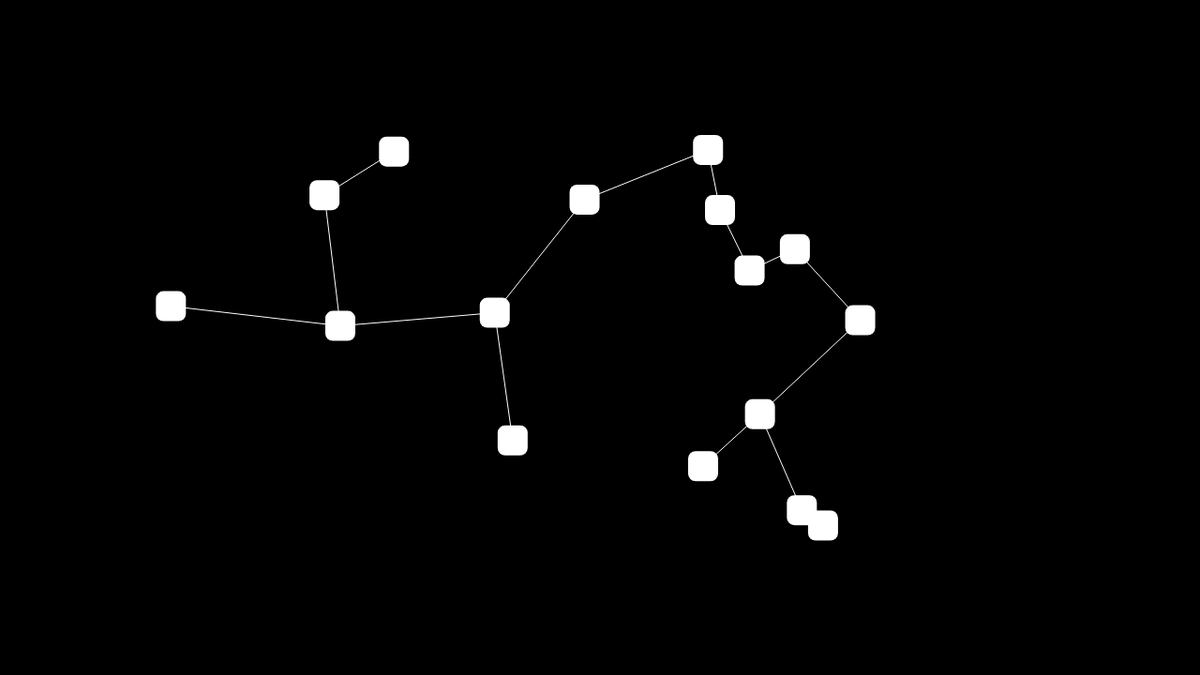
Frame 1 (no input)
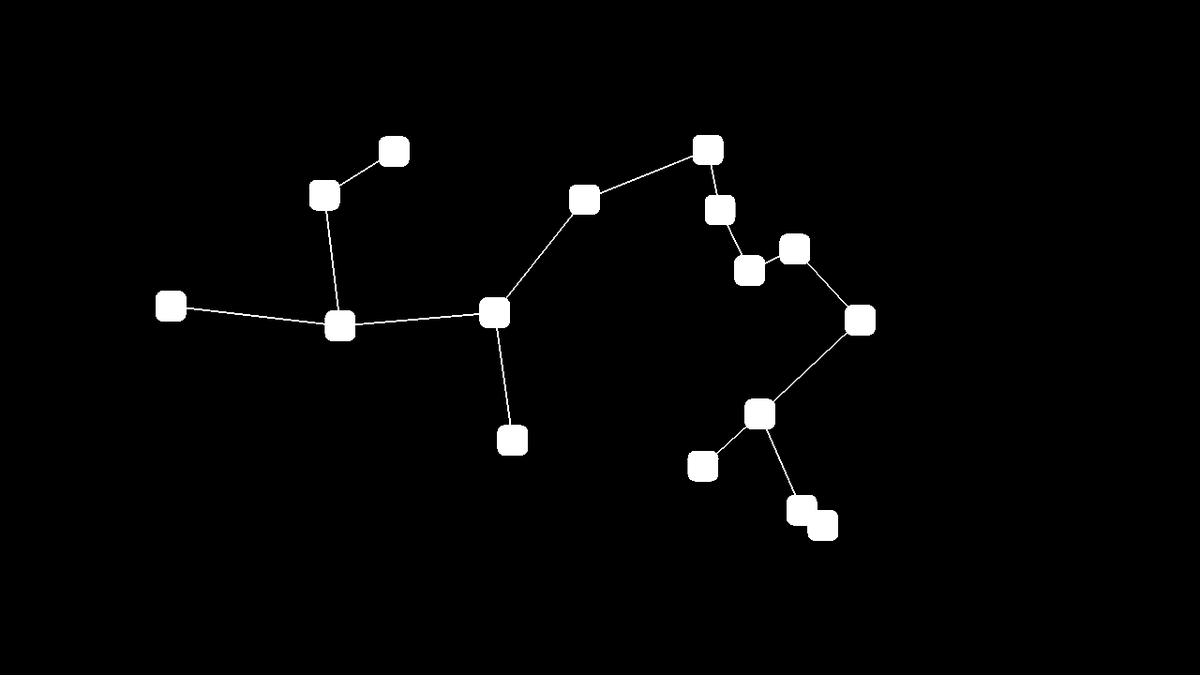
Frame 60 (no input)
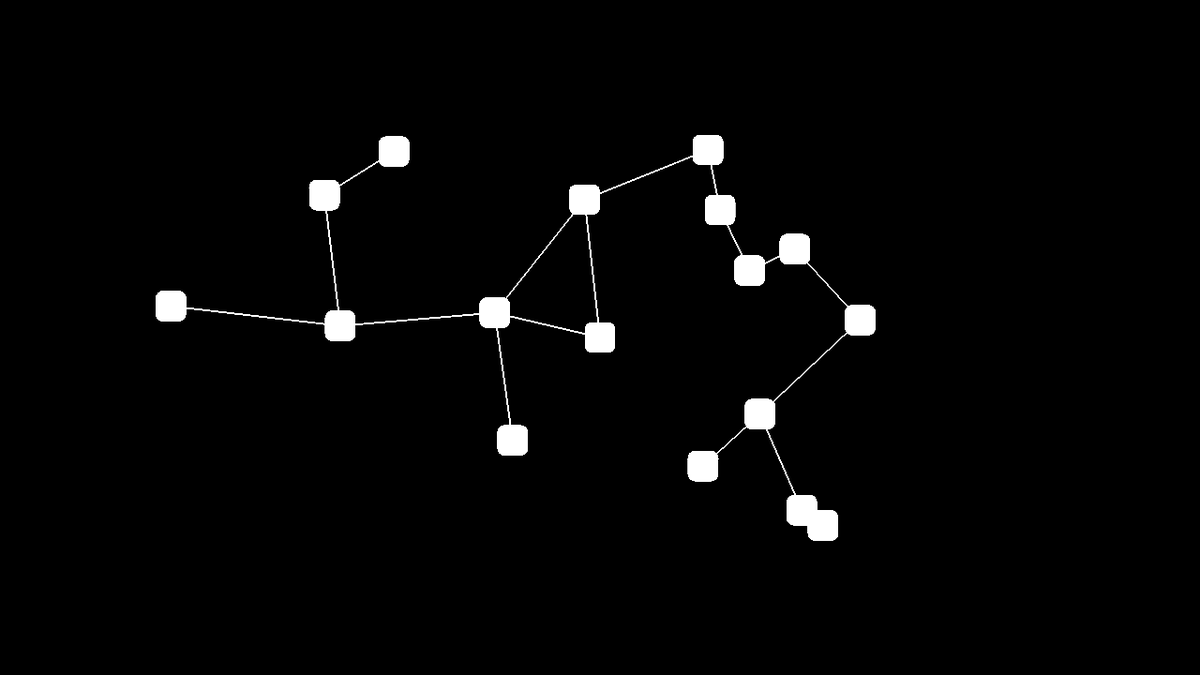
Frame 120 (the mouse pressed at the canvas centre since frame 60)

The p5.js sketch that drew these frames (run headless with seeded random() and noise() and a simulated clock; from frame 60 on, the mouse is pressed at the canvas centre):

// p5.js sketch
// ── sketch.js
/* ************************************************************************** */
/*                                                                            */
/*                            \\             /`/``                            */
/*                            ~\o o_       0 0\                               */
/*                            / \__)      (u  ); _  _                         */
/*                     / \/ \/  /           \  \/ \/ \                        */
/*                    /(   . . )            (         )\                      */
/*                   /  \_____/              \_______/  \                     */
/*                       []  []               [[] [[]    *.                   */
/*                       []] []]              [[] [[]                         */
/*                                                                            */
/* ****************************************************************** nuo *** */

var vertices = []
var n = 128

function setup() {
	createCanvas(1280, 720)
	background(0)
	for (let i = 0; i < 16; i++) {
		var v = createVector(random(n, width-2*n), random(n, height-n))
		vertices.push(v)
	}
}

function draw() {
	var	unreached = []
	var	reached = []
	var	index_unreached
	var	index_reached
	var	R, U, D, temp

	for (let v of vertices)	unreached.push(v)
	reached.push(unreached.shift())
	while (unreached !== undefined && unreached.length) {
		temp = width
		for (let i = 0; i < reached.length; i++) {
			for (let j = 0; j < unreached.length; j++) {
				R = reached[i]
				U = unreached[j]
				D = dist(R.x, R.y, U.x, U.y)
				if (temp > D) {
					index_unreached = j
					index_reached = i
					temp = D
				}
			}
		}
		U = unreached[index_unreached]
		R = reached[index_reached]
		stroke(255)
		line(R.x, R.y, U.x, U.y)
		reached.push(U)
		unreached.splice(index_unreached, 1)
	}
	for (let v of vertices){
		fill(255)
		noStroke()
		rectMode(CENTER)
		rect(v.x, v.y, 32, 32, 8)
	}
}

function mousePressed() {
	if (mouseX < width && mouseY < height) {
		var v = createVector(mouseX, mouseY)
		vertices.push(v)
	}
}

// ── styles.css
html, body {background-color:white; margin:0; padding:0;} 
canvas {display:block;}
